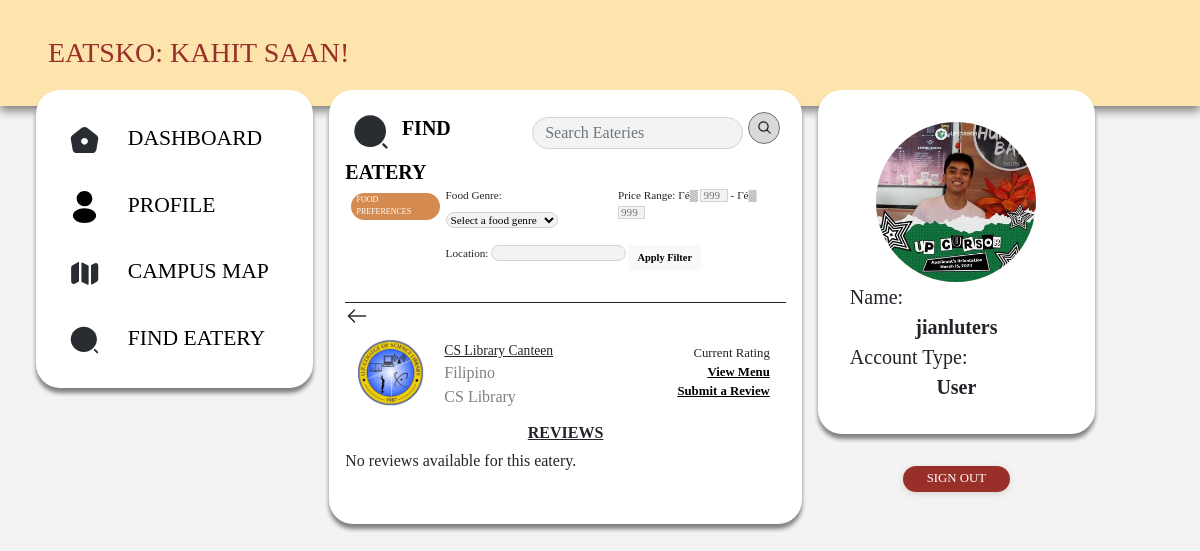
Before: /user/eaterypagereviews/4 (signed in) with the older database file.
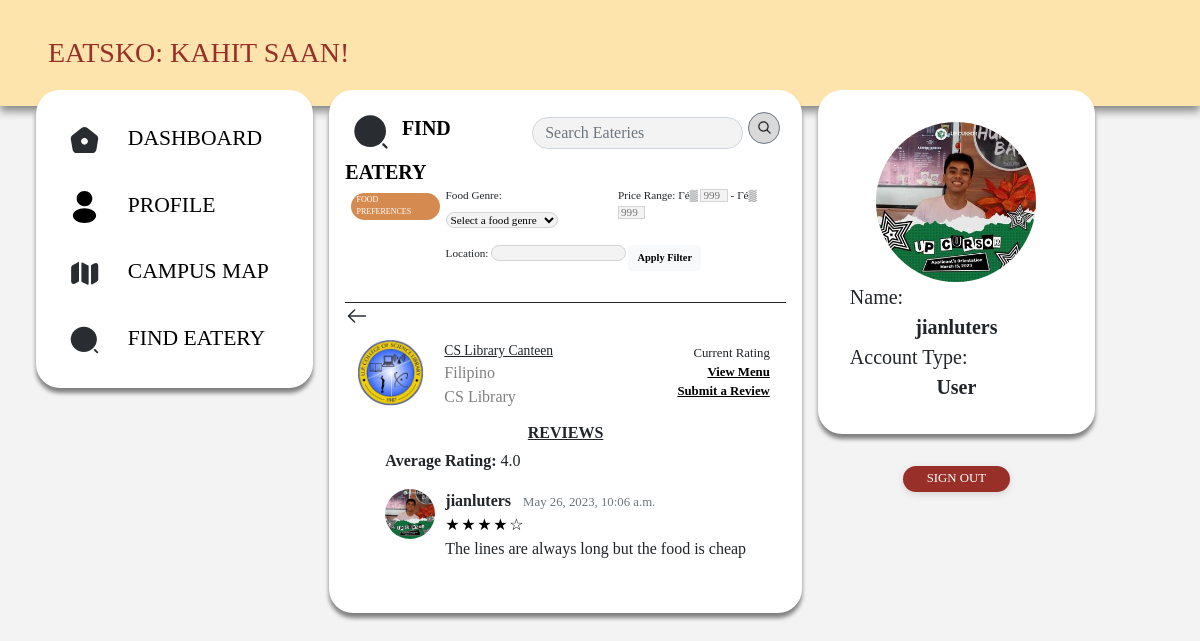
After: the same page with the newer database file.
### userdashboard/models.py (models this page shows, shortened)
class FoodGenre(models.Model):
    name = models.CharField(max_length=100)
    def __str__(self):
        return f'{self.name}'

class Review(models.Model):
    RATING_CHOICES = (
        (1, 'Bad'),
        (2, 'Fair'),
        (3, 'Average'),
        (4, 'Good'),
        (5, 'Excellent')
    )
    rating = models.IntegerField(choices=RATING_CHOICES)
    comment = models.TextField()
    eatery = models.ForeignKey(Eatery, on_delete=models.CASCADE, null=True, related_name='ratings')
    profile = models.ForeignKey(Profile, on_delete=models.CASCADE)
    date_posted = models.DateTimeField(default=timezone.now)

class Profile(models.Model):
    user = models.OneToOneField(User, null=True, on_delete=models.CASCADE, related_name='user_profile')
    account_type = models.CharField(max_length=100, default='User')
    profile_picture = models.ImageField(default='profile_pics/default.png', upload_to='profile_pics')
    preffered_genres = models.ManyToManyField(FoodGenre, blank=True)
    eatery = models.ForeignKey(Eatery, null=True, on_delete=models.SET_NULL)

### userdashboard/views.py (the view)
# urls.py: path('eaterypagereviews/<int:eatery_id>', views.eaterypagereviews, name='userdashboard-eaterypagereviews'),
@visitor_required
def eaterypagereviews(request, eatery_id):
    context['page'] = 'eaterypage'
    context['eatery'] = Eatery.objects.get(id=eatery_id)
    context['reviews'] = Review.objects.filter(eatery=context['eatery'])
    context['average_rating'] = context['reviews'].aggregate(Avg('rating'))['rating__avg']
    context['range_five'] = [1, 2, 3, 4, 5]
    return render(request, 'userdashboard/eaterypagereviews.html', context)

### userdashboard/forms.py
class UserUpdateForm(UserCreationForm):
    email = forms.EmailField()
    class Meta:
        model = User
        fields = ['username', 'email', 'password1', 'password2']

class ProfileUpdateForm(forms.ModelForm):
    class Meta:
        model = Profile
        fields = ['profile_picture', 'preffered_genres']

### userdashboard/views.py (called while the page is built)
def is_visitor(user):
    return user.groups.filter(name="visitor").exists()

### userdashboard/templates/userdashboard/eaterypagereviews.html (shortened to what the changed rows need)
{% extends "userdashboard/base.html" %}
{% block content %}
{% load static %}
<div class="d-flex flex-column">
    <div class="return-button">
        <a href="{% url 'userdashboard-findeatery' %}">
        </a>
    </div>
    <div class="d-flex eatery-info-container p-1 align-items-end">
        <img class="eatery-logo align-self-center" src="{{ eatery.logo.url }}" alt="businesspage-logo">
        <div class="flex-column p-1">
            <div class="eatery-name">{{ eatery.eatery_name }}</div>
            <div class="eatery-other-info">{% for genre in eatery.food_genres.all %}{{genre}} {% endfor %}</div>
            <div class="eatery-other-info"> {{ eatery.location }} </div>
        </div>
        <div class="ml-auto p-2">
        </div>
    </div>
    <div class="d-flex justify-content-center menu-title p-1"> REVIEWS </div>
    {% if reviews %}
    <ul>
        <p><strong>Average Rating:</strong> {{ average_rating }}</p>
        {% for review in reviews %}
          <li class="review-item">
            <div class="review-profile-picture">
              <img src="{{ review.profile.user.user_profile.profile_picture.url }}" alt="Profile Picture">
            </div>
            <div class="review-content">
              <strong> {{ review.profile.user.username }}</strong> &nbsp; <small class="text-muted">{{review.date_posted }}</small> <br>
              <div class="star-rating">
                {% for i in range_five%}
                  {% if i <= review.rating %}
                    <span class="star">&#9733;</span>
                  {% else %}
                    <span class="star">&#9734;</span>
                  {% endif %}
                {% endfor %}
              </div>
              {{ review.comment }}<br>
            </div>
          </li>
        {% endfor %}
      </ul>
    {% else %}
      <p>No reviews available for this eatery.</p>
    {% endif %}
</div>
{% endblock content %}

Changed rows visible on the page:
added Review: profile.user.user_profile.profile_picture (picture), profile.user.username "jianluters", date_posted "May 26, 2023, 10:06 a.m.", rating 4 (drawn), comment "The lines are always long but the food is cheap"
Other visible differences:
{{ average_rating }}: (not shown) → "4.0"
text no longer shown: "No reviews available for this eatery."
text now shown: "Average Rating:"
